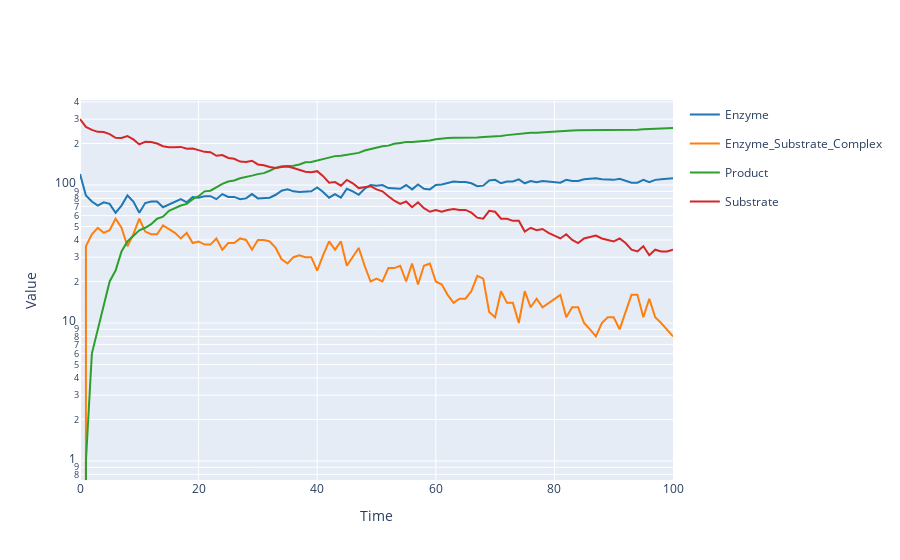

The cell this chart's notebook holds for it:
### Code cell
results.plotplotly(yaxis_type='log')
